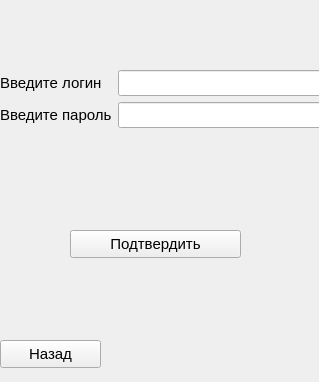
<?xml version="1.0" encoding="UTF-8"?>
<ui version="4.0">
 <class>RegistrationWindow</class>
 <widget class="QWidget" name="RegistrationWindow">
  <property name="geometry">
   <rect>
    <x>0</x>
    <y>0</y>
    <width>319</width>
    <height>382</height>
   </rect>
  </property>
  <property name="minimumSize">
   <size>
    <width>319</width>
    <height>382</height>
   </size>
  </property>
  <property name="maximumSize">
   <size>
    <width>319</width>
    <height>382</height>
   </size>
  </property>
  <property name="font">
   <font>
    <pointsize>11</pointsize>
   </font>
  </property>
  <property name="windowTitle">
   <string>Form</string>
  </property>
  <widget class="QWidget" name="formLayoutWidget">
   <property name="geometry">
    <rect>
     <x>0</x>
     <y>70</y>
     <width>395</width>
     <height>100</height>
    </rect>
   </property>
   <layout class="QFormLayout" name="formLayout">
    <item row="0" column="0">
     <widget class="QLabel" name="label">
      <property name="text">
       <string>Введите логин</string>
      </property>
     </widget>
    </item>
    <item row="0" column="1">
     <widget class="QLineEdit" name="enter_login"/>
    </item>
    <item row="1" column="0">
     <widget class="QLabel" name="label_2">
      <property name="text">
       <string>Введите пароль</string>
      </property>
     </widget>
    </item>
    <item row="1" column="1">
     <widget class="QLineEdit" name="enter_password"/>
    </item>
   </layout>
  </widget>
  <widget class="QPushButton" name="confirm_button">
   <property name="geometry">
    <rect>
     <x>70</x>
     <y>230</y>
     <width>171</width>
     <height>28</height>
    </rect>
   </property>
   <property name="cursor">
    <cursorShape>PointingHandCursor</cursorShape>
   </property>
   <property name="text">
    <string>Подтвердить</string>
   </property>
  </widget>
  <widget class="QLabel" name="output_label">
   <property name="geometry">
    <rect>
     <x>20</x>
     <y>290</y>
     <width>271</width>
     <height>41</height>
    </rect>
   </property>
   <property name="text">
    <string/>
   </property>
  </widget>
  <widget class="QPushButton" name="back_button">
   <property name="geometry">
    <rect>
     <x>0</x>
     <y>340</y>
     <width>101</width>
     <height>28</height>
    </rect>
   </property>
   <property name="cursor">
    <cursorShape>PointingHandCursor</cursorShape>
   </property>
   <property name="text">
    <string>Назад</string>
   </property>
  </widget>
 </widget>
 <resources/>
 <connections/>
</ui>
